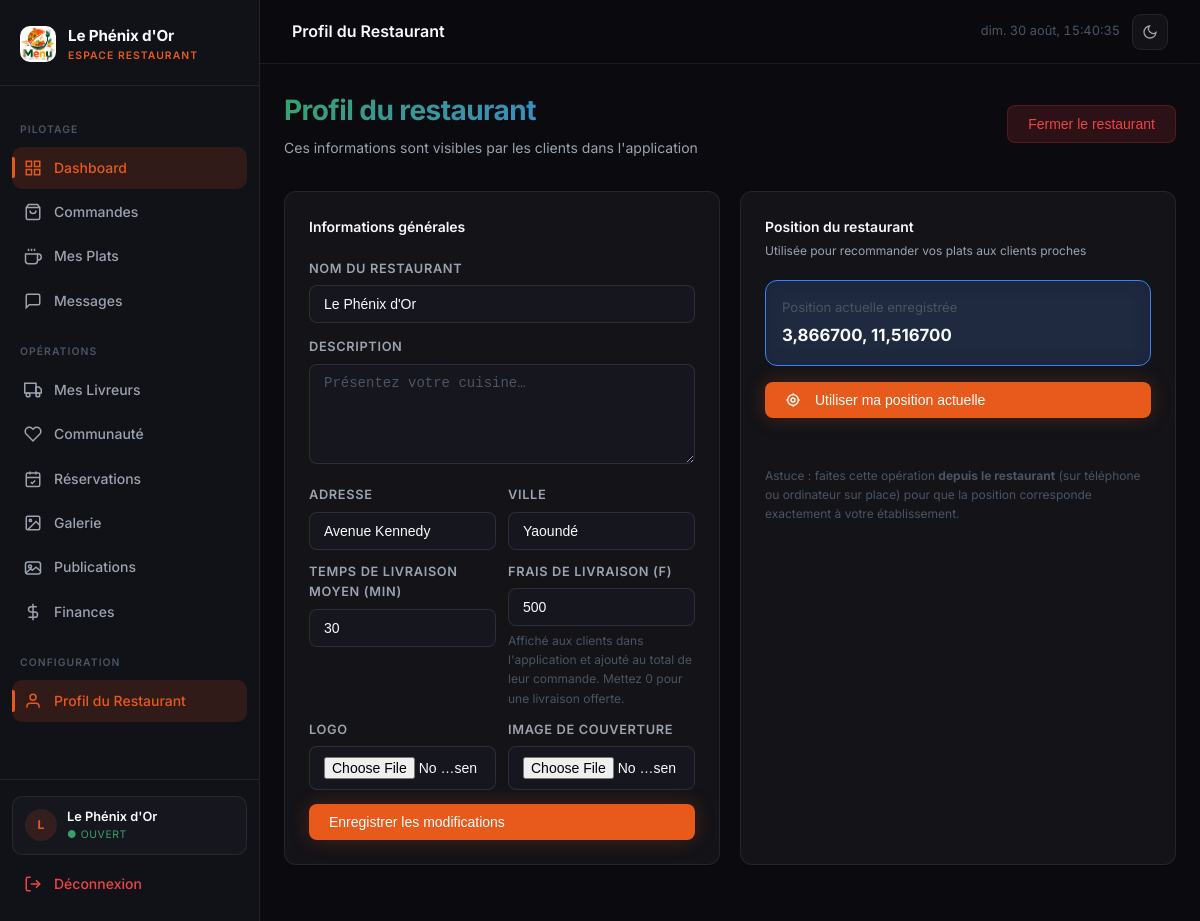
Screenshot of /admin-panel/resto/profil/ (signed in) with the database file from the repository.
### core/models.py (models this page shows, shortened)
class RestaurantProfile(models.Model):
    user = models.OneToOneField(User, on_delete=models.CASCADE, related_name='restaurant_profile')
    nom = models.CharField(max_length=200)
    description = models.TextField(blank=True)
    adresse = models.CharField(max_length=300)
    ville = models.CharField(max_length=100)
    pays = models.CharField(max_length=100, default='Cameroun')
    latitude = models.DecimalField(max_digits=9, decimal_places=6, null=True, blank=True)
    longitude = models.DecimalField(max_digits=9, decimal_places=6, null=True, blank=True)
    logo = models.ImageField(upload_to='restaurants/logos/', blank=True, null=True)
    cover_image = models.ImageField(upload_to='restaurants/covers/', blank=True, null=True)
    commission_rate = models.DecimalField(max_digits=5, decimal_places=2, default=10.00)
    is_verified = models.BooleanField(default=False)
    is_open = models.BooleanField(default=True)
    temps_livraison_moyen = models.PositiveIntegerField(default=30)
    frais_livraison = models.DecimalField(max_digits=10, decimal_places=0, default=500)
    prix_reservation = models.DecimalField(max_digits=10, decimal_places=0, default=5000)
    note_cache = models.DecimalField(max_digits=3, decimal_places=1, default=0)
    created_at = models.DateTimeField(auto_now_add=True)
    class Meta:
        verbose_name = 'Profil Restaurant'
        verbose_name_plural = 'Profils Restaurants'
    @property
    def nb_publications_attente(self):
        return self.publications.filter(statut='en_attente', supprime_par='').count()

### core/views/resto_ws.py (the view, shortened to what this page needs)
# urls.py: path('resto/profil/', resto_ws.profil, name='resto_profil'),
@resto_required
def profil(request):
    resto = request.resto
    return render(request, 'resto/profil.html', {
        'resto': resto, 'active_page': 'profil',
    })

### templates/resto/profil.html (shortened to what this page needs)
{% extends 'resto_base.html' %}
{% block topbar_title %}Profil du Restaurant{% endblock %}
{% block content %}
<div class="page-header anim-fade-up">
  <div>
    <h1 class="page-title gradient-text">Profil du restaurant</h1>
    <p class="page-subtitle">Ces informations sont visibles par les clients dans l'application</p>
  </div>
  <form method="post" style="margin-left:auto;">
    <button type="submit" class="btn {% if resto.is_open %}btn-danger{% else %}btn-primary{% endif %}">
      {% if resto.is_open %}Fermer le restaurant{% else %}Ouvrir le restaurant{% endif %}
    </button>
  </form>
</div>
<div class="charts-grid charts-grid-2">
  <div class="chart-card anim-fade-up">
    <div class="chart-card-header">
      <div><div class="chart-title">Informations générales</div></div>
    </div>
    <form method="post" enctype="multipart/form-data" style="display:flex;flex-direction:column;gap:14px;">
      <div class="form-group" style="margin:0;">
        <label class="form-label">Nom du restaurant</label>
        <input type="text" name="nom" class="input-field" value="{{ resto.nom }}" required>
      </div>
      <div class="form-group" style="margin:0;">
        <label class="form-label">Description</label>
        <textarea name="description" class="input-field" rows="3" placeholder="Présentez votre cuisine…">{{ resto.description }}</textarea>
      </div>
      <div class="grid-2" style="gap:12px;">
        <div class="form-group" style="margin:0;">
          <label class="form-label">Adresse</label>
          <input type="text" name="adresse" class="input-field" value="{{ resto.adresse }}">
        </div>
        <div class="form-group" style="margin:0;">
          <label class="form-label">Ville</label>
          <input type="text" name="ville" class="input-field" value="{{ resto.ville }}">
        </div>
        <div class="form-group" style="margin:0;">
          <label class="form-label">Temps de livraison moyen (min)</label>
          <input type="number" name="temps_livraison" class="input-field" value="{{ resto.temps_livraison_moyen }}" min="5" max="120">
        </div>
        <div class="form-group" style="margin:0;">
          <label class="form-label">Frais de livraison (F)</label>
          <input type="number" name="frais_livraison" class="input-field" value="{{ resto.frais_livraison }}" min="0" step="100">
          <div style="font-size:0.75rem;color:var(--text-muted);margin-top:5px;">
            Affiché aux clients dans l'application et ajouté au total de leur commande. Mettez 0 pour une livraison offerte.
          </div>
        </div>
        <div class="form-group" style="margin:0;">
          <label class="form-label">Logo</label>
          <input type="file" name="logo" accept="image/*" class="input-field">
        </div>
        <div class="form-group" style="margin:0;">
          <label class="form-label">Image de couverture</label>
          <input type="file" name="cover_image" accept="image/*" class="input-field">
        </div>
      </div>
      <button type="submit" class="btn btn-primary">Enregistrer les modifications</button>
    </form>
  </div>
  <div class="chart-card anim-fade-up">
    <div class="chart-card-header">
      <div>
        <div class="chart-title">Position du restaurant</div>
        <div class="chart-subtitle">Utilisée pour recommander vos plats aux clients proches</div>
      </div>
    </div>
    <div class="glass-card" style="padding:16px;margin-bottom:16px;background:var(--accent-blue-dim);border:1px solid var(--accent-blue);">
      <div style="font-size:0.82rem;color:var(--text-muted);">Position actuelle enregistrée</div>
      <div id="currentPos" style="font-size:1.05rem;font-weight:700;margin-top:4px;">
        {% if resto.latitude %}{{ resto.latitude }}, {{ resto.longitude }}{% else %}Aucune position enregistrée{% endif %}
      </div>
    </div>
    <form method="post" id="posForm" style="display:flex;flex-direction:column;gap:14px;">
      <button type="button" class="btn btn-primary" id="geoBtn" onclick="capturePosition()">
        <svg viewBox="0 0 24 24" fill="none" stroke="currentColor" stroke-width="2" width="16" height="16" style="vertical-align:-3px;margin-right:6px;"><circle cx="12" cy="12" r="3"/><path d="M12 2v3M12 19v3M2 12h3M19 12h3"/><circle cx="12" cy="12" r="8"/></svg>
        Utiliser ma position actuelle
      </button>
      <div id="geoStatus" style="font-size:0.82rem;color:var(--text-muted);min-height:20px;"></div>
    </form>
    <p style="font-size:0.75rem;color:var(--text-muted);margin-top:14px;">
      Astuce : faites cette opération <strong>depuis le restaurant</strong> (sur téléphone ou ordinateur sur place)
      pour que la position corresponde exactement à votre établissement.
    </p>
  </div>
</div>
{% endblock %}

### templates/resto_base.html (shortened to what this page needs)
<!DOCTYPE html>
<html lang="fr">
<head>
{% load static %}
<link rel="stylesheet" href="{% static 'css/base.css' %}">
<link rel="stylesheet" href="{% static 'css/sidebar.css' %}">
<link rel="stylesheet" href="{% static 'css/animations.css' %}">
</head>
<body>
<div class="app-layout">
  <aside class="sidebar" id="sidebar">
    <div class="sidebar-header">
      {% if resto.logo %}
        <img src="{{ resto.logo.url }}" alt="{{ resto.nom }}" class="sidebar-logo" style="border-radius:10px;object-fit:cover;">
      {% else %}
        <img src="{% static 'logo.png' %}" alt="Menu" class="sidebar-logo" onerror="this.style.display='none'">
      {% endif %}
      <div class="sidebar-brand">
        <div class="sidebar-brand-name" style="font-size:0.95rem;">{{ resto.nom|truncatechars:18 }}</div>
        <div class="sidebar-brand-sub">Espace Restaurant</div>
      </div>
    </div>
    <nav class="sidebar-nav">
      <span class="nav-section-label">Pilotage</span>
      <a href="{% url 'core:resto_dashboard' %}" class="nav-item {% if active_page == 'dashboard' %}active{% endif %}">
        <svg class="nav-icon" viewBox="0 0 24 24" fill="none" stroke-width="2"><rect x="3" y="3" width="7" height="7"/><rect x="14" y="3" width="7" height="7"/><rect x="14" y="14" width="7" height="7"/><rect x="3" y="14" width="7" height="7"/></svg>
        Dashboard
      </a>
      <a href="{% url 'core:resto_commandes' %}" class="nav-item {% if active_page == 'commandes' %}active{% endif %}">
        <svg class="nav-icon" viewBox="0 0 24 24" fill="none" stroke-width="2"><path d="M6 2L3 6v14a2 2 0 0 0 2 2h14a2 2 0 0 0 2-2V6l-3-4z"/><line x1="3" y1="6" x2="21" y2="6"/><path d="M16 10a4 4 0 0 1-8 0"/></svg>
        Commandes
      </a>
      <a href="{% url 'core:resto_plats' %}" class="nav-item {% if active_page == 'plats' %}active{% endif %}">
        <svg class="nav-icon" viewBox="0 0 24 24" fill="none" stroke-width="2"><path d="M18 8h1a4 4 0 0 1 0 8h-1"/><path d="M2 8h16v9a4 4 0 0 1-4 4H6a4 4 0 0 1-4-4V8z"/><line x1="6" y1="1" x2="6" y2="4"/><line x1="10" y1="1" x2="10" y2="4"/><line x1="14" y1="1" x2="14" y2="4"/></svg>
        Mes Plats
      </a>
      <a href="{% url 'core:resto_messages' %}" class="nav-item {% if active_page == 'messages' %}active{% endif %}">
        <svg class="nav-icon" viewBox="0 0 24 24" fill="none" stroke-width="2"><path d="M21 15a2 2 0 0 1-2 2H7l-4 4V5a2 2 0 0 1 2-2h14a2 2 0 0 1 2 2z"/></svg>
        Messages
      </a>
      <span class="nav-section-label">Opérations</span>
      <a href="{% url 'core:resto_livreurs' %}" class="nav-item {% if active_page == 'livreurs' %}active{% endif %}">
        <svg class="nav-icon" viewBox="0 0 24 24" fill="none" stroke-width="2"><rect x="1" y="3" width="15" height="13"/><polygon points="16 8 20 8 23 11 23 16 16 16 16 8"/><circle cx="5.5" cy="18.5" r="2.5"/><circle cx="18.5" cy="18.5" r="2.5"/></svg>
        Mes Livreurs
      </a>
      <a href="{% url 'core:resto_communaute' %}" class="nav-item {% if active_page == 'communaute' %}active{% endif %}">
        <svg class="nav-icon" viewBox="0 0 24 24" fill="none" stroke-width="2"><path d="M20.84 4.61a5.5 5.5 0 0 0-7.78 0L12 5.67l-1.06-1.06a5.5 5.5 0 0 0-7.78 7.78l1.06 1.06L12 21.23l7.78-7.78 1.06-1.06a5.5 5.5 0 0 0 0-7.78z"/></svg>
        Communauté
      </a>
      <a href="{% url 'core:resto_reservations' %}" class="nav-item {% if active_page == 'reservations' %}active{% endif %}">
        <svg class="nav-icon" viewBox="0 0 24 24" fill="none" stroke-width="2"><rect x="3" y="4" width="18" height="18" rx="2"/><line x1="16" y1="2" x2="16" y2="6"/><line x1="8" y1="2" x2="8" y2="6"/><line x1="3" y1="10" x2="21" y2="10"/><path d="M9 16l2 2 4-4"/></svg>
        Réservations
      </a>
      <a href="{% url 'core:resto_galerie' %}" class="nav-item {% if active_page == 'galerie' %}active{% endif %}">
        <svg class="nav-icon" viewBox="0 0 24 24" fill="none" stroke-width="2"><rect x="3" y="3" width="18" height="18" rx="2"/><circle cx="8.5" cy="8.5" r="1.5"/><path d="M21 15l-5-5L5 21"/></svg>
        Galerie
      </a>
      <a href="{% url 'core:resto_publications' %}" class="nav-item {% if active_page == 'publications' %}active{% endif %}">
        <svg class="nav-icon" viewBox="0 0 24 24" fill="none" stroke-width="2"><rect x="2" y="4" width="20" height="16" rx="3"/><circle cx="8" cy="10" r="2"/><path d="M22 16l-6-5-5 4-2-2-7 6"/></svg>
        Publications
      </a>
      <a href="{% url 'core:resto_finances' %}" class="nav-item {% if active_page == 'finances' %}active{% endif %}">
        <svg class="nav-icon" viewBox="0 0 24 24" fill="none" stroke-width="2"><line x1="12" y1="1" x2="12" y2="23"/><path d="M17 5H9.5a3.5 3.5 0 0 0 0 7h5a3.5 3.5 0 0 1 0 7H6"/></svg>
        Finances
      </a>
      <span class="nav-section-label">Configuration</span>
      <a href="{% url 'core:resto_profil' %}" class="nav-item {% if active_page == 'profil' %}active{% endif %}">
        <svg class="nav-icon" viewBox="0 0 24 24" fill="none" stroke-width="2"><path d="M20 21v-2a4 4 0 0 0-4-4H8a4 4 0 0 0-4 4v2"/><circle cx="12" cy="7" r="4"/></svg>
        Profil du Restaurant
      </a>
    </nav>
    <div class="sidebar-footer">
      <div class="sidebar-user">
        <div class="sidebar-avatar">{{ resto.nom|first|upper }}</div>
        <div class="sidebar-user-info">
          <div class="sidebar-user-name">{{ resto.nom|truncatechars:16 }}</div>
          <div class="sidebar-user-role">
            {% if resto.is_open %}<span style="color:var(--accent-green);">● Ouvert</span>{% else %}<span style="color:var(--accent-red);">● Fermé</span>{% endif %}
          </div>
        </div>
      </div>
      <a href="{% url 'core:logout' %}" class="nav-item" style="color:var(--accent-red);">
        <svg class="nav-icon" viewBox="0 0 24 24" fill="none" stroke-width="2"><path d="M9 21H5a2 2 0 0 1-2-2V5a2 2 0 0 1 2-2h4"/><polyline points="16 17 21 12 16 7"/><line x1="21" y1="12" x2="9" y2="12"/></svg>
        Déconnexion
      </a>
    </div>
  </aside>
  <div class="main-content">
    <header class="topbar">
      <div class="topbar-left">
        <span class="topbar-title">{% block topbar_title %}{% endblock %}</span>
      </div>
      <div class="topbar-right">
        <span class="topbar-time" id="topbar-clock"></span>
        <button class="theme-toggle" id="themeToggle" title="Changer de thème" aria-label="Basculer thème clair/sombre">
          <svg class="icon-moon" viewBox="0 0 24 24" fill="none" stroke-width="2"><path d="M21 12.79A9 9 0 1 1 11.21 3 7 7 0 0 0 21 12.79z"/></svg>
        </button>
      </div>
    </header>
    <div class="page-wrapper">
      {% block content %}{% endblock %}
    </div>
  </div>
</div>
</body>
</html>

### rows the page displays
RestaurantProfile: nom "Le Phénix d'Or", nom|first "L", adresse "Avenue Kennedy", ville "Yaoundé", temps_livraison "30", frais_livraison "500", latitude "3,866700", longitude "11,516700"
